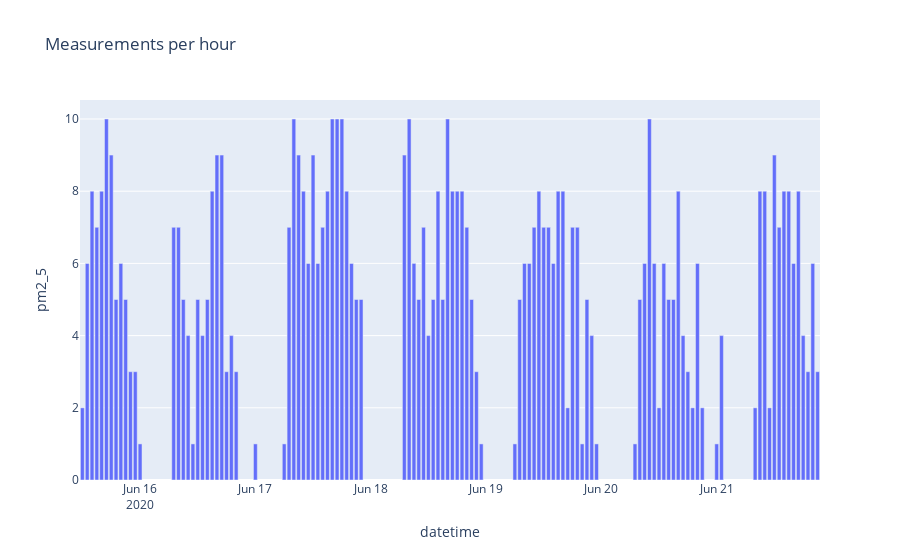

Source (notebook cell):
### Code cell
fig = px.bar(export.groupby(["datetime"]).count().reset_index(), x='datetime', y='pm2_5', title='Measurements per hour', )
fig.show()
